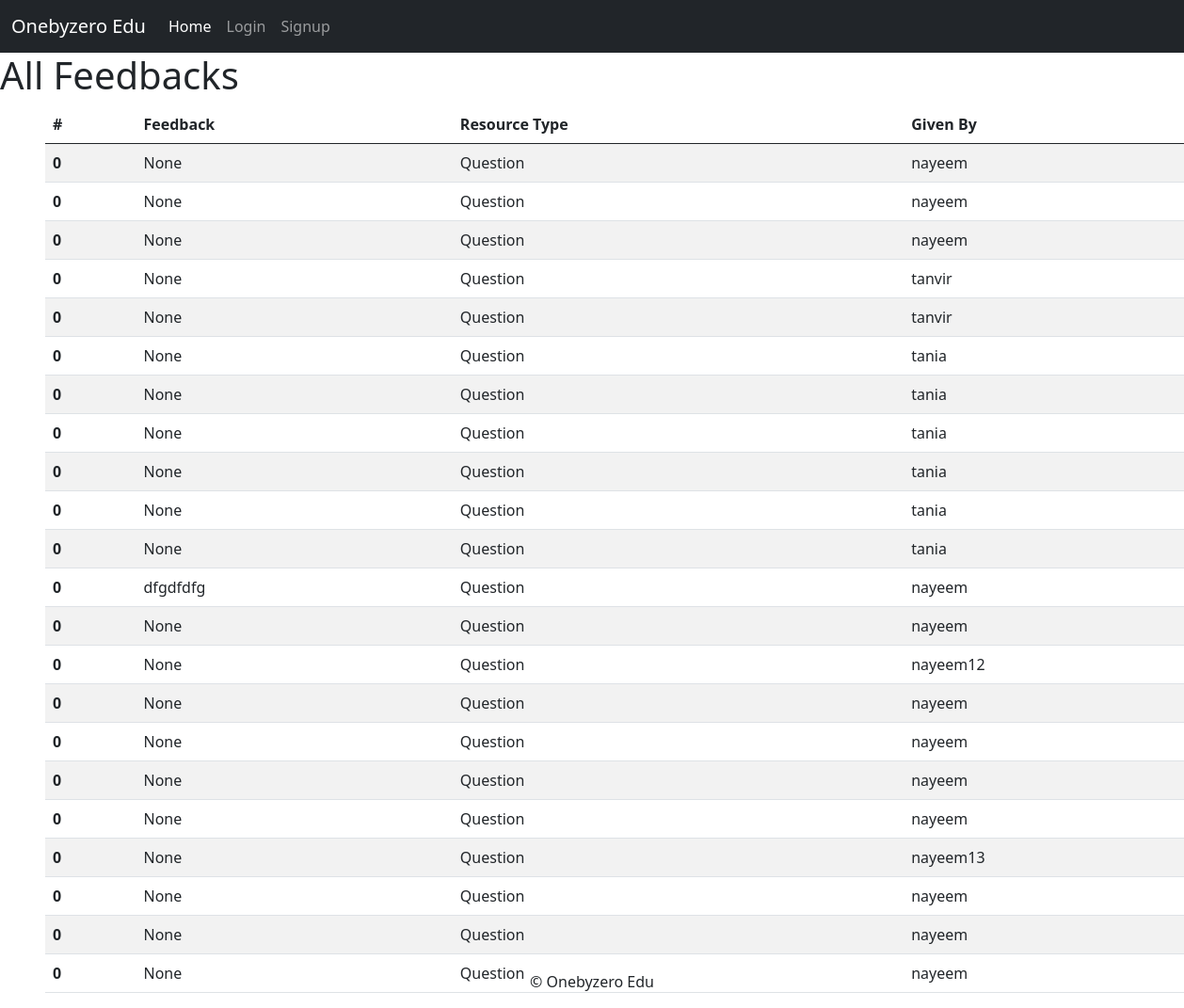
Page /study/view_feedback/ on the earlier database version.
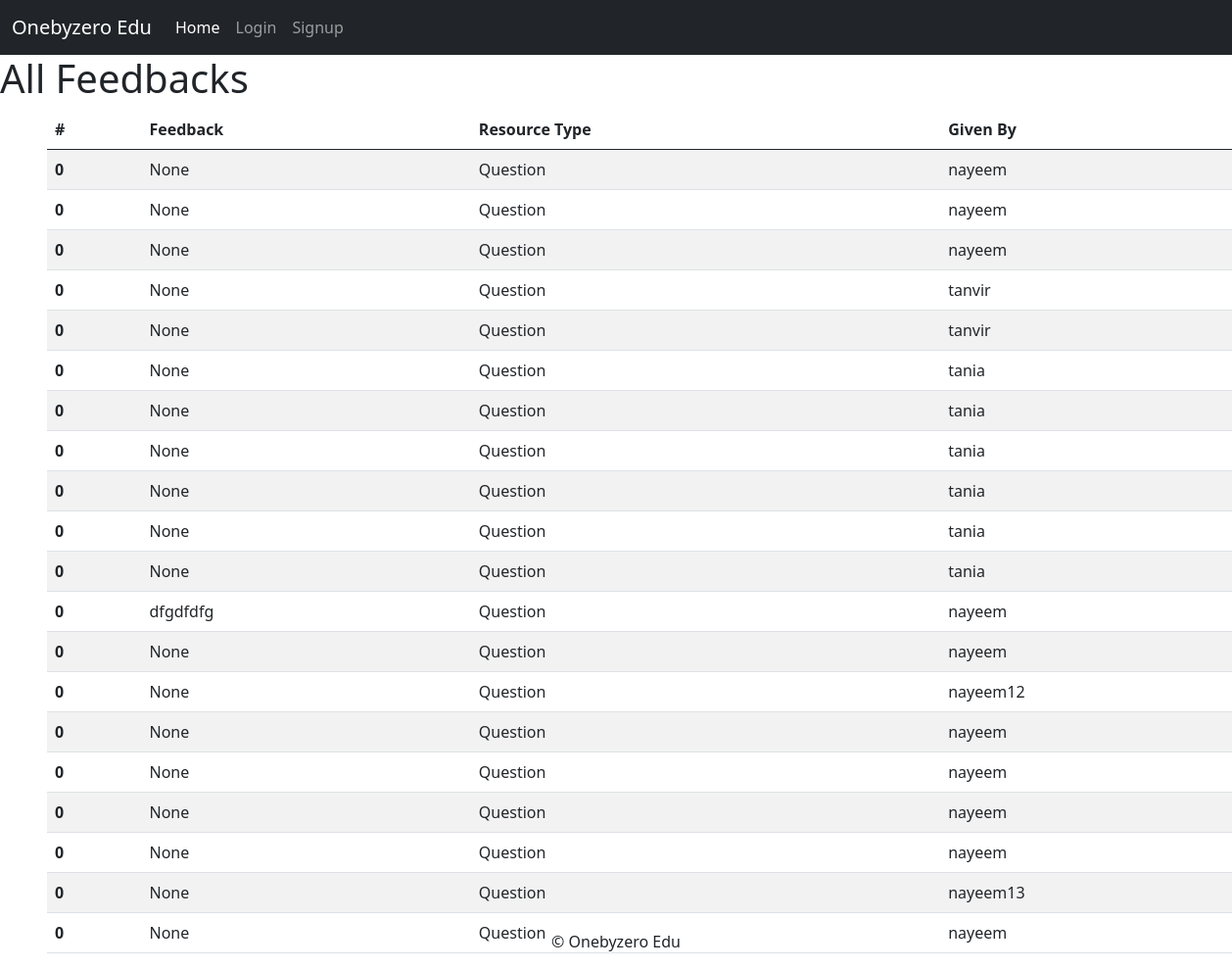
Same page on the later database version.
### study/models.py (models this page shows, shortened)
class Question(models.Model):
    university = models.ForeignKey(University, on_delete=models.CASCADE)
    department = models.ForeignKey(Department, on_delete=models.CASCADE)
    year = models.PositiveIntegerField(choices=YEAR_CHOICES)
    semester = models.PositiveIntegerField(choices=SEMESTER_CHOICES)
    course = models.ForeignKey(Course, on_delete=models.CASCADE)
    exam_name = models.CharField(max_length=50, choices=EXAM_CHOICES)
    session = models.CharField(max_length=9, choices=SESSION_CHOICES)
    question_file = models.FileField(upload_to='study/questions/',
        validators=[FileExtensionValidator(allowed_extensions=['pdf', 'jpg', 'png', 'jpeg'])])
    upload_time = models.DateTimeField(auto_now_add=True)
    uploaded_by = models.ForeignKey(User, on_delete=models.CASCADE)
    love_count = models.IntegerField(default=0)
    feedback = models.TextField(blank=True, null=True)

### study/views.py (the view)
# urls.py: path('view_feedback/', views.view_feedback, name='view_feedback'),
def view_feedback(request):
    feedbacks = Question.objects.all() # Fetch all feedbacks (adjust as needed)
    return render(request, 'feedbacks/view_feedbacks.html', {'feedbacks': feedbacks})

### study/context_processors/view_profile_context_processors.py (called while the page is built, shortened)
def view_profile_contributions(request):
    user_id = request.GET.get('user_id')
    print(f'user_idddddddddddddddd', user_id)
    if user_id:
        user = get_object_or_404(User, user_id=user_id)
        return {'user': user}
    else:
        return {}

### study/templates/feedbacks/view_feedbacks.html (shortened to what this page needs)
{% extends "base.html" %}
{% block content %}
<h1>All Feedbacks</h1>
<table class="table table-striped mx-5">
    <thead>
      <tr>
        <th scope="col">#</th>
        <th scope="col">Feedback</th>
        <th scope="col">Resource Type</th>
        <th scope="col">Given By</th>
      </tr>
    </thead>
    <tbody>
      {% for feedback in feedbacks %}
        <tr>
          <th scope="row">0</th>
          <td>{{ feedback.feedback }}</td>
          <td>Question</td>
          <td>{{ feedback.uploaded_by }}</td>
        </tr>
      {% endfor %}
    </tbody>
  </table>
{% endblock %}

Differences in the rows shown:
removed Question: feedback "None", uploaded_by "nayeem"
removed Question: feedback "None", uploaded_by "nayeem"
